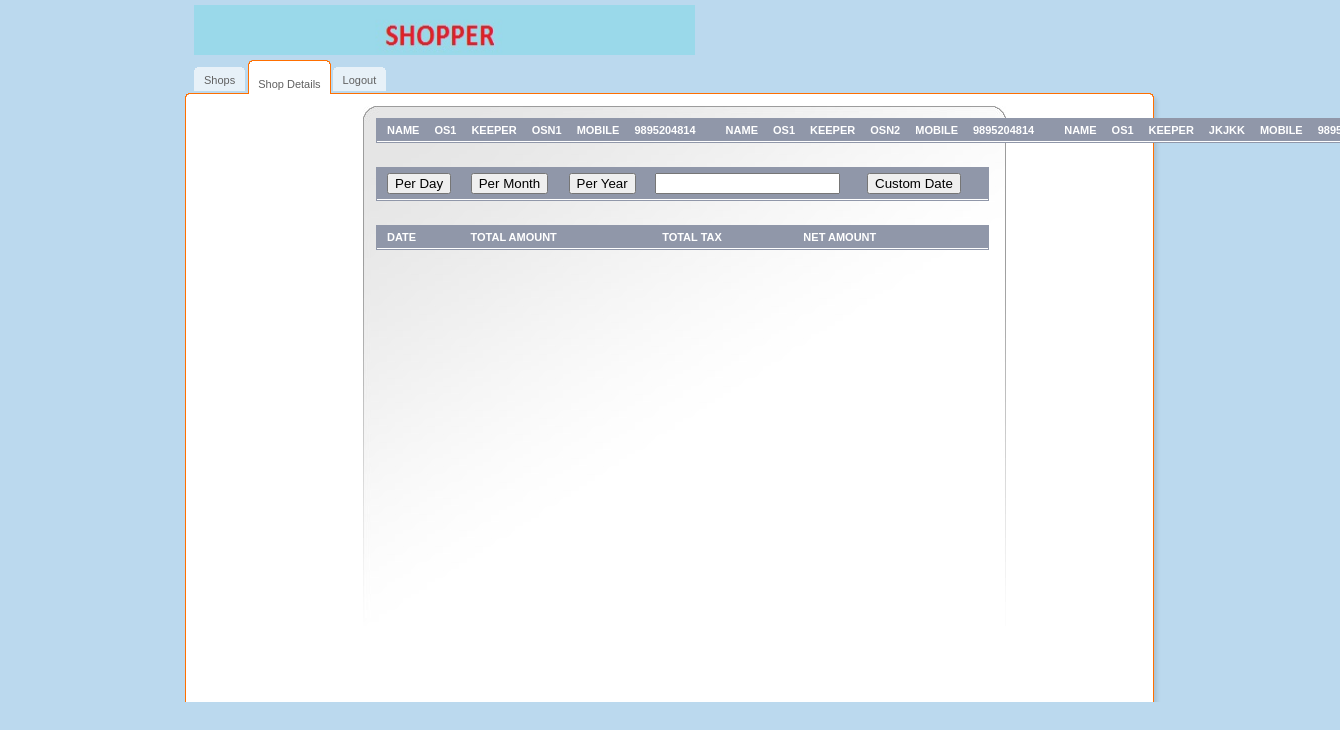
Page /src/shop_details.php?id=10 on the committed database.
### tables this page shows
CREATE TABLE IF NOT EXISTS `user` (
  `id` int(11) NOT NULL AUTO_INCREMENT,
  `username` varchar(50) NOT NULL,
  `password` varchar(50) NOT NULL,
  `email` varchar(50) NOT NULL,
  `role` varchar(10) NOT NULL,
  `shop_id` int(11) NOT NULL DEFAULT '0',
  `name` varchar(50) NOT NULL,
  PRIMARY KEY (`id`)
);

CREATE TABLE IF NOT EXISTS `shop` (
  `reg.no` int(50) NOT NULL AUTO_INCREMENT,
  `name` varchar(50) NOT NULL,
  `category` varchar(50) NOT NULL,
  `location` varchar(50) NOT NULL,
  `owner` int(11) NOT NULL,
  `admin` int(11) NOT NULL DEFAULT '0',
  PRIMARY KEY (`reg.no`)
);

### src/shop_details.php (the view, shortened to what this page needs)
<!DOCTYPE html PUBLIC "-//W3C//DTD XHTML 1.0 Transitional//EN" "http://www.w3.org/TR/xhtml1/DTD/xhtml1-transitional.dtd">
<html>
    <head>
    </head>
    <body>
        <div id="main">
            <div id="header">
                <a href="shops.php" class="logo"><img src="../img/logos.jpeg" width="501" height="50" alt=""/></a>
                <ul id="top-navigation">
                    <li><span><span><a href="shops.php">Shops</a></span></span></li>
                    <li class="active"><span><span><a href="shop_details.php">Shop Details</a></span></span></li>
                    <li><span><span><a href="../index.php">Logout</a></span></span></li>
                </ul>
            </div>
            <div id="middle">
                <div id="left-column">
                </div>
                <div id="center-column">
                    <table class="listing form" cellpadding="0" cellspacing="0">
                        <tr>
                            <?php
                            require 'dbconfig.php';
                            try {
                                $conn = new PDO("mysql:host=$host;dbname=$dbname", $username, $password);
                                $bill_id_sql = "SELECT SHOP.NAME AS NAME,USER.NAME AS `ADMIN-NAME` FROM SHOP,USER WHERE `REG.NO`=" . $_GET['id'] . " AND `shop_id`=" . $_GET['id'] . "";
                                $result = $conn->prepare($bill_id_sql);
                                if ($result->execute()) {
                                    while ($row = $result->fetch(PDO::FETCH_ASSOC)) {
                                        echo '
                        <th class="full" >Name</th>
                            <th class="full" >' . $row['NAME'] . '</th>
                            <th class="full" >Keeper</th>
                            <th class="full" >' . $row['ADMIN-NAME'] . '</th>
                            <th class="full" >Mobile</th>
                            <th class="full" >9895204814</th>
                            <th class="full" ></th>
';
                                    }
                                } else {
                                    die("Can't execute the query");
                                }
                            } catch (PDOException $pe) {
                                die("Can't connect to the database $dbname :" . $pe->getMessage());
                            }
                            ?>
                        </tr>
                    </table>
                    <br></br>
                    <table class="listing form" cellpadding="0" cellspacing="0">
                        <tr>
                            <th class="full" ><input type="button" value="Per Day" name="search" /></th>
                            <th class="full" ><input type="button" value="Per Month" name="search" /></th>
                            <th class="full" ><input type="button" value="Per Year" name="search" /></th>
                            <th class="full" ><input type="text" name="search_key" value="" /></th>
                            <th class="full" ><input type="button" value="Custom Date" name="search" /></th>
                            <th class="full" ></th>
                        </tr>
                    </table>
                    <br></br>
                    <table class="listing form" cellpadding="0" cellspacing="0">
                        <tr>
                            <th class="full" >Date</th>
                            <th class="full" >Total Amount</th>
                            <th class="full" >Total Tax</th>
                            <th class="full" >Net Amount</th>
                            <th class="full" ></th>
                        </tr>
                    </table>
                </div>
            </div>
        </div>
    </body>
</html>

### css/all.css (style rules this page uses)
body { margin:0;padding:0;background:#BBD9EE;color:#000;font-family:tahoma,arial,sans-serif;font-size:11px; }
img { border:none; }
a { color:#060606;text-decoration:none }
input { vertical-align:middle }
#main { width:992px;margin:0 auto; }
#header { position:relative;width:992px;height:106px;background:url(../img/bg-header.gif) no-repeat left bottom; }
a.logo { position:absolute;top:5px;left:20px; }
#top-navigation { position:absolute;top:60px;left:20px;margin:0;padding:0;list-style:none; }
#top-navigation li { float:left;margin:0 3px 0 0;height:34px;background:url(../img/tab.gif) repeat-x top; }
#top-navigation li a { float:left;display:block;height:20px;line-height:19px;color:#606060;padding:4px 0 0 0; }
#top-navigation li span { float:left;background:url(../img/tab-left.gif) no-repeat left top; }
#top-navigation li span span { background:url(../img/tab-right.gif) no-repeat right top;padding:7px 10px 0 10px; }
#top-navigation li.active { padding:0;height:34px;background:url(../img/tab-active.gif) repeat-x top;margin-right:2px; }
#top-navigation li.active span { background:url(../img/tab-active-left.gif) no-repeat left top;height:34px; }
#top-navigation li.active span span { background:url(../img/tab-active-right.gif) no-repeat right top;height:23px;padding:11px 10px 0 10px;line-height:19px;color:#606060; }
#middle { float:left;width:967px;background:url(../img/bg-middle.gif) repeat-y left;padding:0 13px 0 12px; }
#left-column { float:left;padding:1px 14px 0 12px;width:151px; }
#center-column { float:left;width:614px;background:url(../img/bg-center-column.jpg) no-repeat left top;min-height:584px;padding:12px 16px 0 13px; }
table.listing { border-bottom:1px solid #9097A9;width:613px;padding:0;margin:0;border:1px solid #9097A9; }
table.listing th { border-top:0!important; }
table.listing th.full { border-left:0;border-right:0!important;text-align:left;text-transform:uppercase; }
table.listing td,table.listing th { border:1px solid #fff;text-align:center; }
table.listing th { background:#9097A9;color:#fff;padding:5px; }
table.form th,table.form td { padding-left:10px; }

### rows in the picture
user: shop.name "OS1", name "OSN1"
user: shop.name "OS1", name "OSN2"
user: shop.name "OS1", name "JKJKK"
